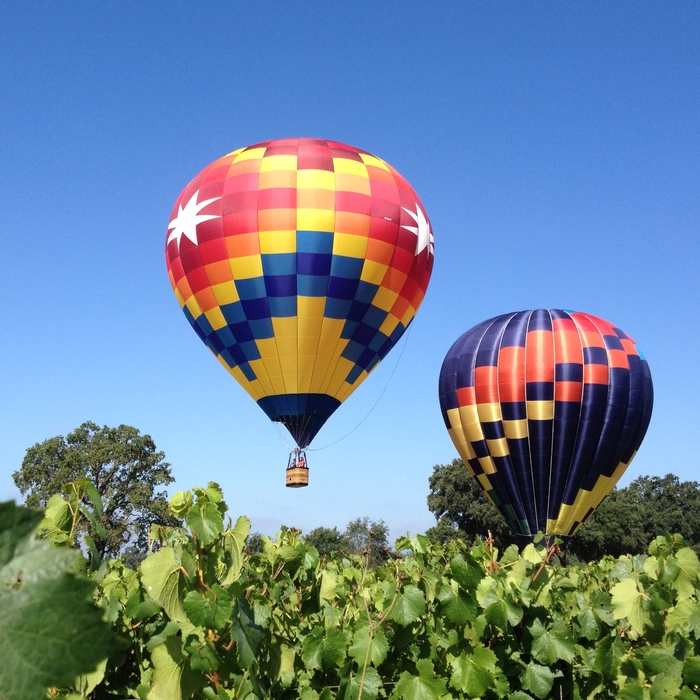
#> input picture 2017-2018/Summer/Computational methods in statistics/lab1/baloons3.png, 700 x 700 px, found by its file name
$ python image_reconstruction_error.py
#> lines starting #> are read from the running program, lines starting #| are printed output that depends on the picture
#
#eigs_image.py
#

import matplotlib.pyplot as plt
import matplotlib.image as mpimg
import numpy as np
import numpy.linalg as LA


def reconstr_matrix(U,D,V,k):

    rec_mat=np.dot(U[:,:k],np.dot(D[:k,:k],V[:k,:]))

    return rec_mat


#wczytaj obrazek
img3=mpimg.imread("baloons3.png")
#> img3 is the input picture: shape (700, 700, 4) float32; mean R, G, B, A 0.43, 0.516, 0.589, 1


#wezmy tylko jeden kanal
M=img3[:,:,0]
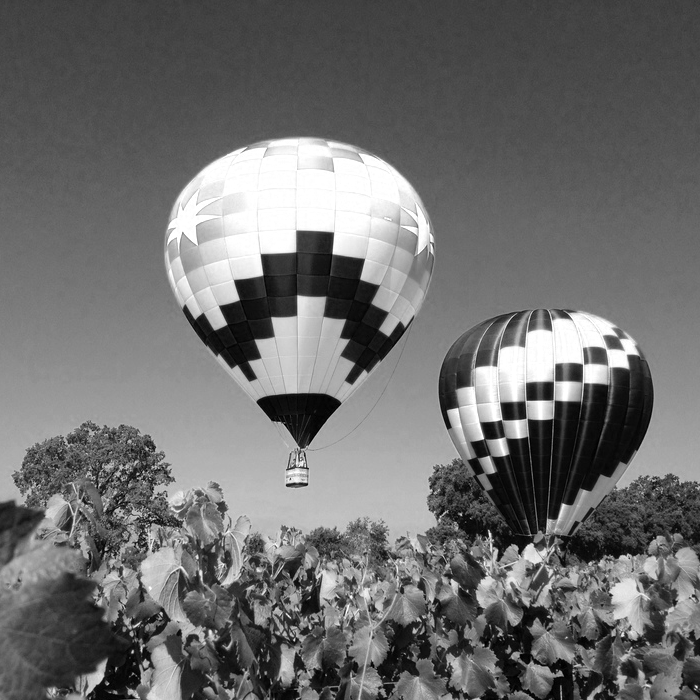
#> M: shape (700, 700) float32; min 0, max 1, mean 0.43

#glowna czesc programu: wykonaj svd
U,d,V=LA.svd(M)
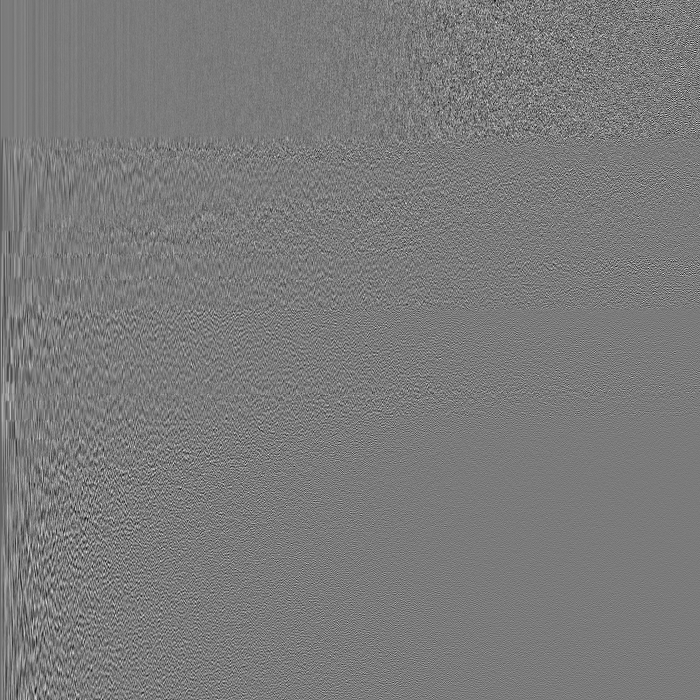
#> U: shape (700, 700) float32; min -0.235, max 0.251, mean -4.57e-05; drawn with min black and max white
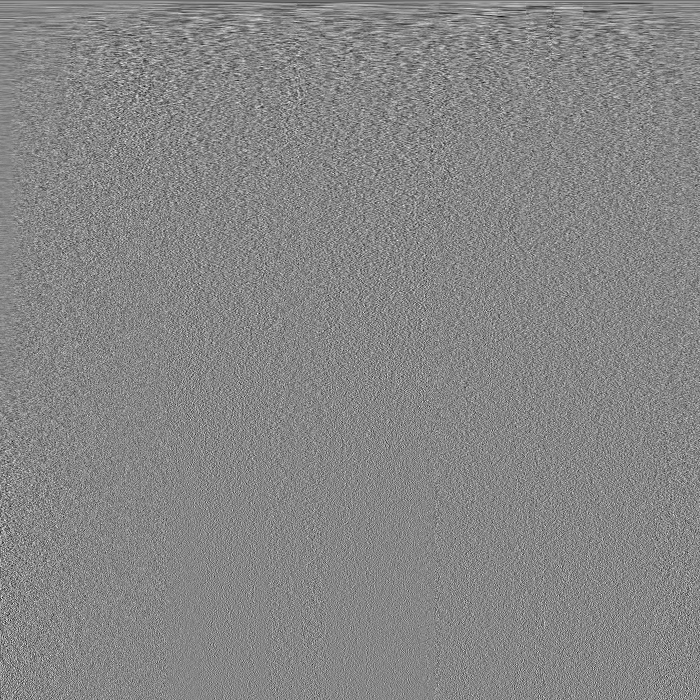
#> V: shape (700, 700) float32; min -0.218, max 0.196, mean -3.78e-05; drawn with min black and max white
#> d = 700 values, max 314 at index 0, min 0.000125 at index 699, mean 2.22

#d jest wektorem, zamieniamy w macierz diagonalna
D=np.diag(d)

ile=5;
nr=1;

how_much_rec=5;

rr=reconstr_matrix(U,D,V,how_much_rec)

error_x = []
error_y = []
eigen_sum = []

plt.figure(1);

for i in range(0,ile):
    for j in range(0, ile):
        plt.subplot(ile,ile,nr);
        nr=nr+1
        #zrekonstruuj macierz uzywajac how_much_rec wektorow wlasnych
        rr=reconstr_matrix(U,D,V,how_much_rec)
        #liczymy bledy
        error_x.append(how_much_rec)
        err = ((M-rr)**2).sum();
        error_y.append(err)
        eigen_sum.append((d[how_much_rec:len(d)]**2).sum())
        #rysuj rr
        plt.imshow(rr, cmap=plt.get_cmap('gray'))
        plt.title("ile = " + str(how_much_rec))
        plt.axis('off')
        how_much_rec+=2;
#> this loop made 5 passes
#> pass 1, in reconstr_matrix (call 5), `rec_mat=np.dot(U[:,:k],np.dot(D[:k,:k],V[:k,:]))`:
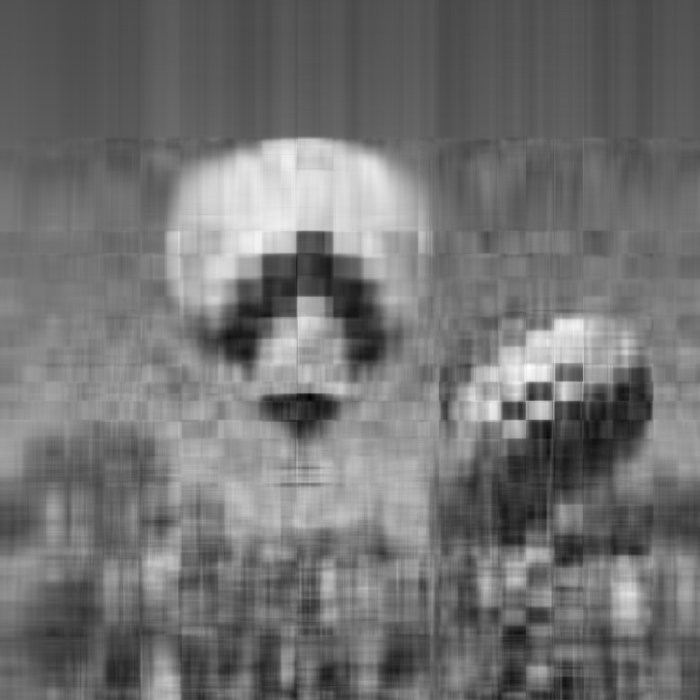
#> rec_mat: shape (700, 700) float32; min -0.186, max 1.19, mean 0.43; drawn with min black and max white
#> pass 1, in reconstr_matrix (call 6), `rec_mat=np.dot(U[:,:k],np.dot(D[:k,:k],V[:k,:]))`:
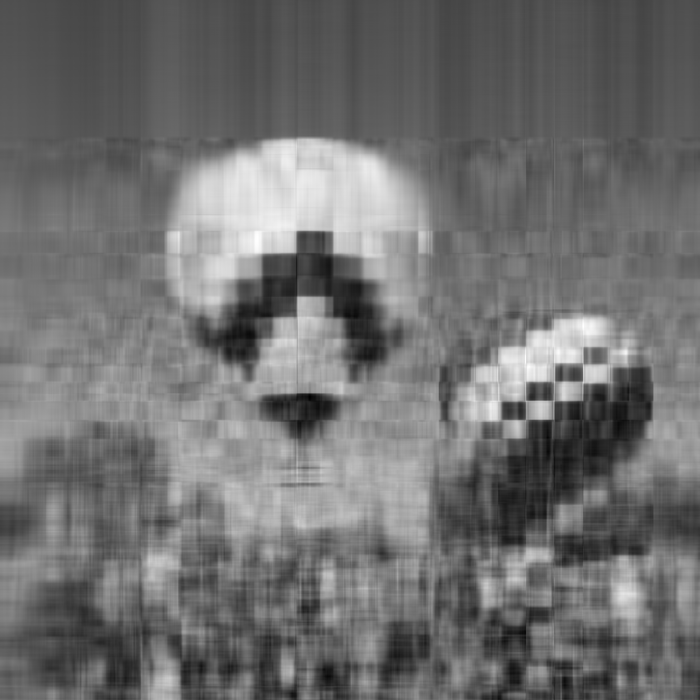
#> rec_mat: shape (700, 700) float32; min -0.154, max 1.17, mean 0.43; drawn with min black and max white
#> after the loop, eigen_sum = 25 values, max 8662.8 at index 0, min 1096.1 at index 24, mean 2910.1; error_x = 25 values from 5 to 53; error_y has the same summary as eigen_sum; how_much_rec = 55; nr = 26

#osobny rys. z bledami
plt.figure(2)
plt.plot(error_x,np.zeros(len(error_x)), color='red');
plt.plot(error_x,error_y, color='blue')
#plt.figure(3)
plt.plot(error_x,np.zeros(len(error_x)), color='red');
plt.plot(error_x,eigen_sum, color='green')
plt.show()
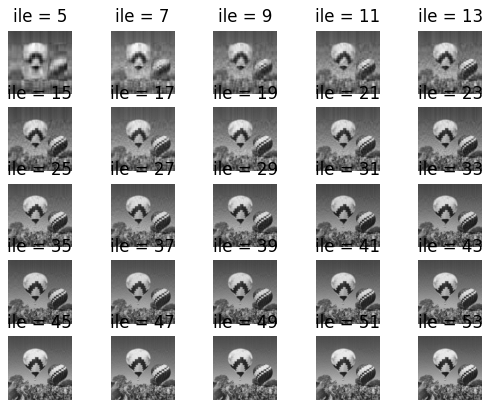
#> figure drawn by matplotlib, 25 panels
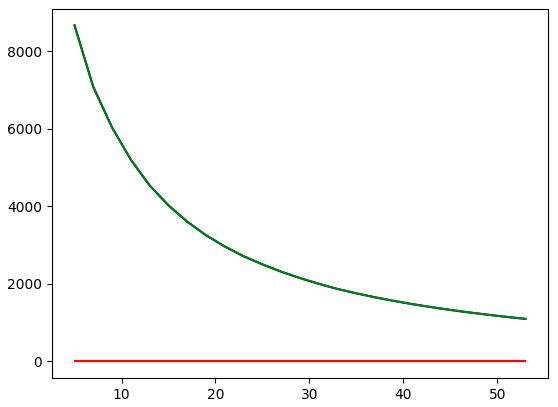
#> figure drawn by matplotlib, 1 panel; curve peaks at x = 5, y = 8662.8
